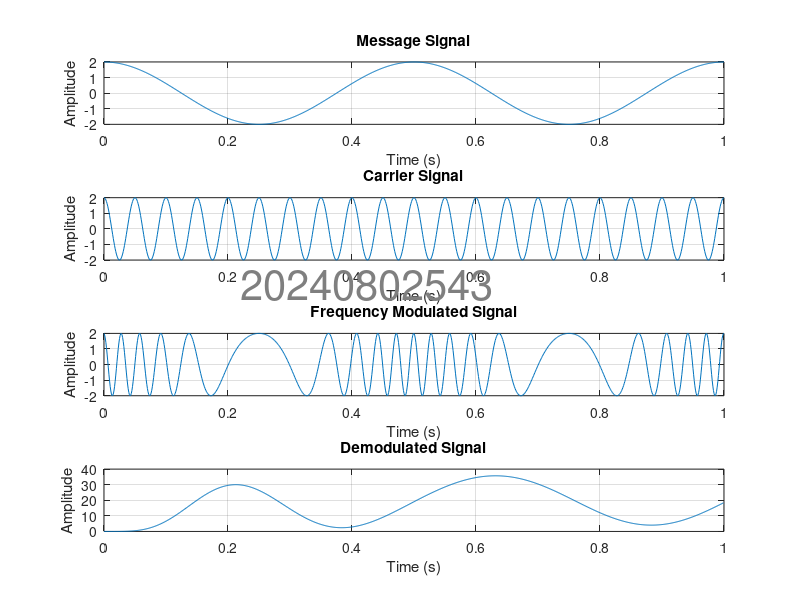

MATLAB code for this plot: (Note: this script raises an error after producing the figure.)
clc; clear; close all;

% Time vector and Sampling Frequency
t = 0:0.001:1;
fs = 1 / (t(2) - t(1)); % Sampling frequency based on time vector

% Message signal parameters
am = 2;  % Amplitude of message
fm = 2;  % Frequency of message

% Carrier signal parameters
ac = 2;  % Amplitude of carrier
fc = 20; % Frequency of carrier

% Generate Message Signal
x = am * cos(2*pi*fm*t);
subplot(4,1,1);
plot(t, x);
title('Message Signal');
xlabel('Time (s)');
ylabel('Amplitude');
grid on;

% Generate Carrier Signal
y = ac * cos(2*pi*fc*t);
subplot(4,1,2);
plot(t, y);
title('Carrier Signal');
xlabel('Time (s)');
ylabel('Amplitude');
grid on;

% Frequency Modulation
kf = 50; % Frequency sensitivity
int_x = cumsum(x) * (t(2) - t(1)); % Numerical integration of message signal
fm_signal = ac * cos(2*pi*fc*t + kf * int_x); % FM signal
subplot(4,1,3);
plot(t, fm_signal);
title('Frequency Modulated Signal');
xlabel('Time (s)');
ylabel('Amplitude');
grid on;

% FM Demodulation using Hilbert Transform & Differentiation
analytic_signal = hilbert(fm_signal); % Get analytic signal
inst_phase = unwrap(angle(analytic_signal)); % Instantaneous phase
inst_freq = diff(inst_phase) * fs / (2*pi); % Instantaneous frequency
t_new = t(1:end-1); % Time vector after diff

% Low-pass filter the instantaneous frequency to retrieve the message
order = 5;
cutoff_freq = 2 * fm; % Cutoff frequency slightly above message freq
[num, den] = butter(order, cutoff_freq / (fs/2));
demod_signal = filter(num, den, inst_freq);

subplot(4,1,4);
plot(t_new, demod_signal);
title('Demodulated Signal');
xlabel('Time (s)');
ylabel('Amplitude');
grid on;

% Watermark Annotation
annotation('textbox', [0.3, 0.5, 0.4, 0.1], 'String', '20240802543', ...
    'FontSize', 30, 'Color', [0.5, 0.5, 0.5], ...
    'EdgeColor', 'none', 'HorizontalAlignment', 'center', ...
    'Rotation', 45);
